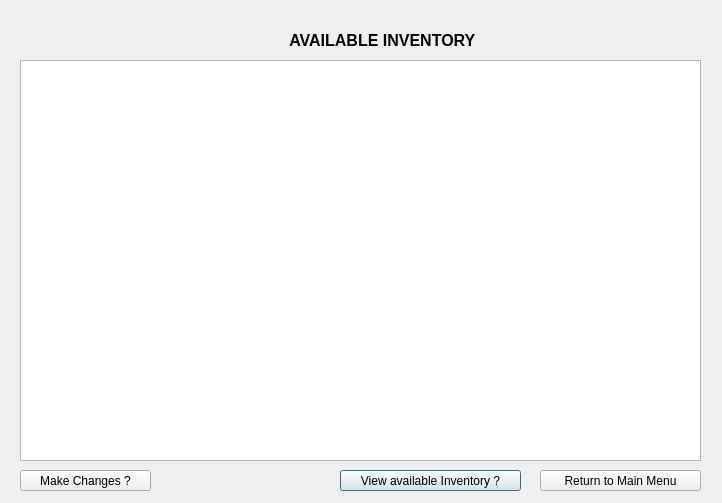
<?xml version="1.0" encoding="UTF-8"?>
<ui version="4.0">
 <class>availableInventory</class>
 <widget class="QDialog" name="availableInventory">
  <property name="geometry">
   <rect>
    <x>0</x>
    <y>0</y>
    <width>722</width>
    <height>503</height>
   </rect>
  </property>
  <property name="windowTitle">
   <string>Dialog</string>
  </property>
  <widget class="QLabel" name="label">
   <property name="geometry">
    <rect>
     <x>250</x>
     <y>30</y>
     <width>241</width>
     <height>20</height>
    </rect>
   </property>
   <property name="font">
    <font>
     <pointsize>12</pointsize>
     <weight>75</weight>
     <bold>true</bold>
    </font>
   </property>
   <property name="text">
    <string>         AVAILABLE INVENTORY</string>
   </property>
  </widget>
  <widget class="QTableView" name="tableView">
   <property name="geometry">
    <rect>
     <x>20</x>
     <y>60</y>
     <width>681</width>
     <height>401</height>
    </rect>
   </property>
  </widget>
  <widget class="QPushButton" name="availableInventory_2">
   <property name="geometry">
    <rect>
     <x>340</x>
     <y>470</y>
     <width>181</width>
     <height>21</height>
    </rect>
   </property>
   <property name="text">
    <string>View available Inventory ?</string>
   </property>
  </widget>
  <widget class="QPushButton" name="pushButton_2">
   <property name="geometry">
    <rect>
     <x>540</x>
     <y>470</y>
     <width>161</width>
     <height>21</height>
    </rect>
   </property>
   <property name="text">
    <string>Return to Main Menu</string>
   </property>
  </widget>
  <widget class="QPushButton" name="pushButton">
   <property name="geometry">
    <rect>
     <x>20</x>
     <y>470</y>
     <width>131</width>
     <height>21</height>
    </rect>
   </property>
   <property name="text">
    <string>Make Changes ?</string>
   </property>
  </widget>
 </widget>
 <resources/>
 <connections>
  <connection>
   <sender>pushButton_2</sender>
   <signal>clicked()</signal>
   <receiver>availableInventory</receiver>
   <slot>open()</slot>
   <hints>
    <hint type="sourcelabel">
     <x>700</x>
     <y>481</y>
    </hint>
    <hint type="destinationlabel">
     <x>704</x>
     <y>481</y>
    </hint>
   </hints>
  </connection>
 </connections>
</ui>
